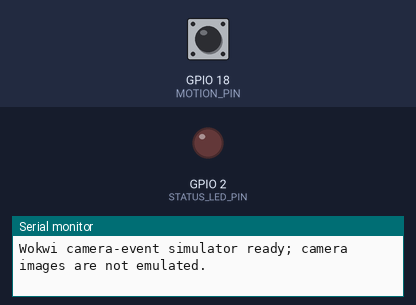
This sketch was run on a simulated ESP32. Parts: output pins drawn as LEDs (lit = HIGH), the last lines printed to the serial monitor. The inputs (shaded band) are chosen by the test bench; at power-on: GPIO 18 (MOTION_PIN) HIGH. WiFi joins after 1.5 s; servers stay silent unless stated; no MQTT or app messages arrive unless stated.

Above: at 1.2 s.
1.3 s: GPIO 18 (MOTION_PIN) pulled LOW for 0.15 s
At 1.42 s:
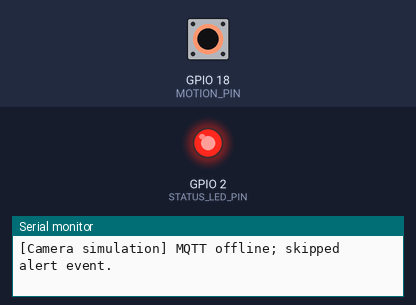
2.9 s: GPIO 18 (MOTION_PIN) pulled LOW for 3.2 s
At 7.3 s:
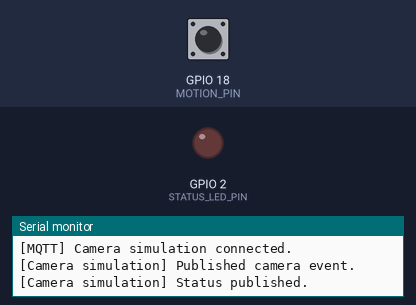
8.0 s: GPIO 18 (MOTION_PIN) pulled LOW for 1 s
At 8.7 s:
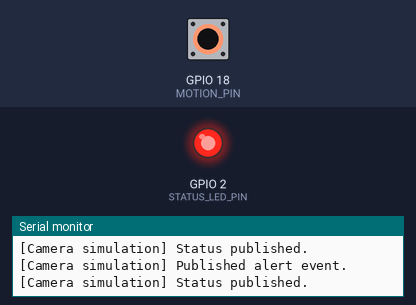
Timing chart, 0 to 11.0 s (numbered marks = the images above; inputs shaded):
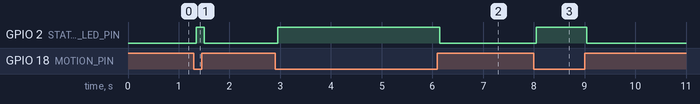

Measured:
- after the input at 1.3 s, GPIO 2 (STATUS_LED_PIN): LOW → HIGH after 0.05 s, → LOW 0.15 s later
- after the input at 2.9 s, GPIO 2 (STATUS_LED_PIN): LOW → HIGH after 0.05 s, → LOW 3.2 s later
- after the input at 8.0 s, GPIO 2 (STATUS_LED_PIN): LOW → HIGH at once, → LOW 1.0 s later

The sketch:

wokwi.ino
```cpp
#include <Arduino.h>
#include <ArduinoJson.h>
#include <PubSubClient.h>
#include <WiFi.h>

#if __has_include("secrets.h")
#include "secrets.h"
#else
#define WIFI_SSID "Wokwi-GUEST"
#define WIFI_PASSWORD ""
#define MQTT_HOST "192.168.1.10"
#define MQTT_PORT 1883
#define MQTT_USERNAME ""
#define MQTT_PASSWORD ""
#define DEVICE_ID "wokwi-camera-01"
#define DEVICE_TOKEN ""
#define MQTT_TOPIC_PREFIX "traffic"
#endif

constexpr uint8_t MOTION_PIN = 18;
constexpr uint8_t STATUS_LED_PIN = 2;
constexpr uint32_t DEBOUNCE_MS = 40;
constexpr uint32_t STATUS_INTERVAL_MS = 30000;

WiFiClient wifiClient;
PubSubClient mqttClient(wifiClient);
bool lastButtonReading = HIGH;
bool stableButtonReading = HIGH;
uint32_t buttonChangedAt = 0;
uint32_t lastWifiAttemptAt = 0;
uint32_t lastMqttAttemptAt = 0;
uint32_t lastStatusAt = 0;
uint32_t sequenceNumber = 0;

String topicFor(const char *suffix) {
  return String(MQTT_TOPIC_PREFIX) + "/" + DEVICE_ID + "/" + suffix;
}

void publishStatus() {
  if (!mqttClient.connected()) {
    return;
  }
#if ARDUINOJSON_VERSION_MAJOR >= 7
  JsonDocument status;
#else
  StaticJsonDocument<512> status;
#endif
  status["device_id"] = DEVICE_ID;
  status["device_token"] = DEVICE_TOKEN;
  status["sequence"] = sequenceNumber++;
  status["uptime_seconds"] = millis() / 1000;
  status["vehicle_count"] = 0;
  status["direction_a_to_b"] = 0;
  status["direction_b_to_a"] = 0;
  status["sensor_a"] = !stableButtonReading;
  status["sensor_b"] = false;
  status["mode"] = "simulation";
  status["firmware_version"] = "1.0.0-sim";
  char payload[512];
  const size_t length = serializeJson(status, payload, sizeof(payload));
  mqttClient.publish(topicFor("status").c_str(), payload, length);
  Serial.println("[Camera simulation] Status published.");
}

void publishEvent(const char *suffix, bool isAlert) {
  if (!mqttClient.connected()) {
    Serial.printf("[Camera simulation] MQTT offline; skipped %s event.\n", suffix);
    return;
  }
#if ARDUINOJSON_VERSION_MAJOR >= 7
  JsonDocument event;
#else
  StaticJsonDocument<512> event;
#endif
  event["device_id"] = DEVICE_ID;
  event["device_token"] = DEVICE_TOKEN;
  event["sequence"] = sequenceNumber;
  event["camera_url"] = "wokwi://camera-not-emulated";
  if (isAlert) {
    event["alert_type"] = "Motion Detected";
    event["severity"] = "Warning";
    event["message"] = "Motion button pressed in Wokwi simulation.";
  }
  char payload[512];
  const size_t length = serializeJson(event, payload, sizeof(payload));
  mqttClient.publish(topicFor(suffix).c_str(), payload, length);
  Serial.printf("[Camera simulation] Published %s event.\n", suffix);
}

void connectWiFi() {
  const uint32_t now = millis();
  if (WiFi.status() == WL_CONNECTED || now - lastWifiAttemptAt < 5000) {
    return;
  }
  lastWifiAttemptAt = now;
  WiFi.mode(WIFI_STA);
  WiFi.begin(WIFI_SSID, WIFI_PASSWORD);
  Serial.printf("[WiFi] Connecting to %s\n", WIFI_SSID);
}

void connectMqtt() {
  const uint32_t now = millis();
  if (mqttClient.connected() || WiFi.status() != WL_CONNECTED ||
      now - lastMqttAttemptAt < 5000) {
    return;
  }
  lastMqttAttemptAt = now;
  const bool connected = MQTT_USERNAME[0] == '\0'
      ? mqttClient.connect(DEVICE_ID)
      : mqttClient.connect(DEVICE_ID, MQTT_USERNAME, MQTT_PASSWORD);
  if (connected) {
    Serial.println("[MQTT] Camera simulation connected.");
    publishEvent("camera", false);
    publishStatus();
  } else {
    Serial.printf("[MQTT] Connect failed (state %d).\n", mqttClient.state());
  }
}

void setup() {
  Serial.begin(115200);
  pinMode(MOTION_PIN, INPUT_PULLUP);
  pinMode(STATUS_LED_PIN, OUTPUT);
  digitalWrite(STATUS_LED_PIN, LOW);
  buttonChangedAt = millis();
  mqttClient.setServer(MQTT_HOST, MQTT_PORT);
  mqttClient.setBufferSize(640);
  Serial.println("Wokwi camera-event simulator ready; camera images are not emulated.");
  connectWiFi();
}

void loop() {
  const uint32_t now = millis();
  connectWiFi();
  connectMqtt();
  mqttClient.loop();

  const bool reading = digitalRead(MOTION_PIN);
  if (reading != lastButtonReading) {
    lastButtonReading = reading;
    buttonChangedAt = now;
  }
  if (reading != stableButtonReading && now - buttonChangedAt >= DEBOUNCE_MS) {
    stableButtonReading = reading;
    if (stableButtonReading == LOW) {
      digitalWrite(STATUS_LED_PIN, HIGH);
      publishEvent("alert", true);
      publishStatus();
    } else {
      digitalWrite(STATUS_LED_PIN, LOW);
    }
  }

  if (now - lastStatusAt >= STATUS_INTERVAL_MS) {
    lastStatusAt = now;
    publishStatus();
  }
  delay(5);
}
```

secrets.example.h
```cpp
#pragma once

#define WIFI_SSID "Wokwi-GUEST"
#define WIFI_PASSWORD ""
#define MQTT_HOST "192.168.1.10"
#define MQTT_PORT 1883
#define MQTT_USERNAME "wokwi-camera-01"
#define MQTT_PASSWORD "set-a-per-device-broker-password"
#define DEVICE_ID "wokwi-camera-01"
#define DEVICE_TOKEN "replace-with-token-from-device-registration"
#define MQTT_TOPIC_PREFIX "traffic"
```
